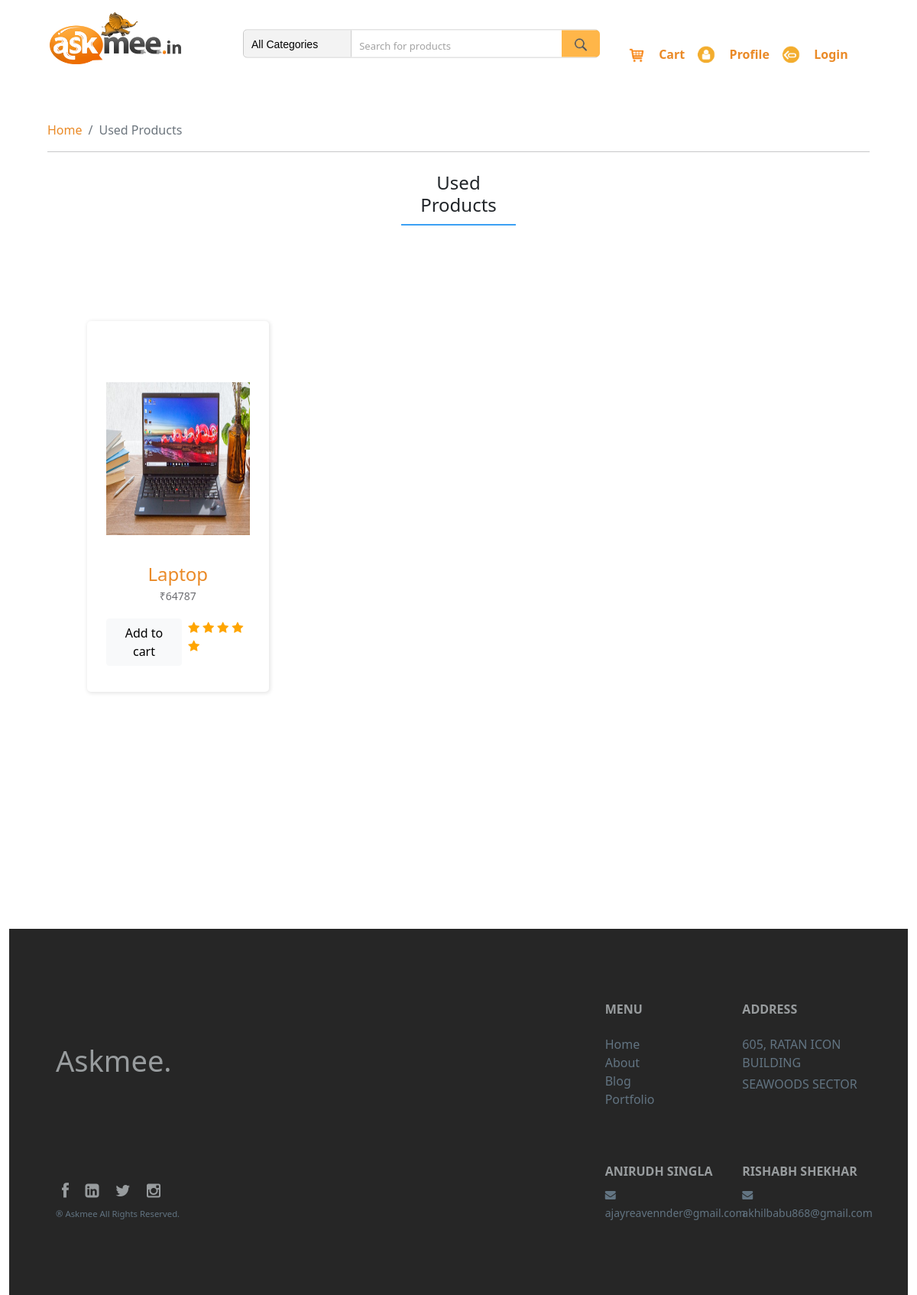
The page /category/view/5 on the database its author committed.
### tables this page shows
CREATE TABLE `as_product_master` (
  `id` bigint(20) NOT NULL,
  `product_name` varchar(90) NOT NULL,
  `category_id` bigint(20) NOT NULL
);

CREATE TABLE `as_categories` (
  `c_id` bigint(20) NOT NULL,
  `category_name` varchar(60) NOT NULL,
  `category_url` varchar(255) NOT NULL,
  `c_status` int(3) NOT NULL DEFAULT 1 COMMENT '1 = Active, 0 = Inactive'
);

CREATE TABLE `as_products` (
  `p_id` bigint(20) NOT NULL,
  `master_product_id` bigint(20) NOT NULL,
  `vendor_id` bigint(20) UNSIGNED NOT NULL,
  `actual_price` float NOT NULL,
  `offer_price` float NOT NULL,
  `description` longtext NOT NULL,
  `quantity` bigint(10) NOT NULL,
  `product_status` int(1) NOT NULL DEFAULT 1 COMMENT '1= Active, 0= Inactive'
);

CREATE TABLE `as_product_images` (
  `id` bigint(20) NOT NULL,
  `product_id` bigint(20) NOT NULL,
  `image_url` varchar(60) NOT NULL
);

### application/controllers/Category.php (called while the page is built, shortened)
<?php
class Category extends CI_Controller {
    function __construct()
    {
        $this->load->model('productlist_model');
    }
    public function view($page){
        $category_products = $this->productlist_model->get_category_data($page);
        $data['products'] = $category_products;
        $this->load->view('templates/header');
		$this->load->view('product_list', $data);
		$this->load->view('templates/footer');
    }
}

### index.php (called while the page is built, shortened)
<?php
require_once BASEPATH.'core/CodeIgniter.php';

### application/models/Productlist_model.php (called while the page is built, shortened)
<?php
class Productlist_model extends CI_Model{
    function get_category_data($c_id){
        $this->db->reset_query();
        $this->db->select('*');
        $this->db->from('as_product_master');
        $this->db->where('as_product_master.category_id', $c_id);
        $this->db->join('as_products', 'master_product_id = id AND product_status = 1', 'left');
        $this->db->select('p_id, product_name, category_id, actual_price, offer_price, description, quantity, product_status, category_name');
        $this->db->join('as_categories', 'c_id = category_id');
        $query = $this->db->get()->result_array();
        if(count($query) > 0){
          foreach($query as $i=>$product) {
            $this->db->where('product_id', $product['p_id']);
            $images_query = $this->db->get('as_product_images')->result_array();
            $query[$i]['product_images'] = $images_query;
          }
        }
        else{
           $this->db->reset_query();
        $this->db->select('*');
        $this->db->where('c_id', $c_id);
        $query_1 = $this->db->get('as_categories')->result_array();
           $query[0]['category_name'] = $query_1[0]['category_name'];
        }
        return $query;
    }
}
?>

### application/views/product_list.php (the view, shortened to what this page needs)
<div class="container-fluid">
        <div class="col-sm-12 col-md-12 col-lg-12 content-area  ">
            <nav aria-label="breadcrumb">
                <ol class="breadcrumb">
                    <li class="breadcrumb-item"><a href="<?php echo base_url(''); ?>">Home</a></li>
                    <li class="breadcrumb-item active" aria-current="page"><?php echo $products[0]['category_name'];  ?></li>
                </ol>
            </nav>
            <hr>
            <h4 class="page-title"><?php echo $products[0]['category_name']; ?></h4>
        </div>
<?php
$count = 0;
?>
        <div class="row product-list">
        <?php
        if(isset($products[0]['p_id'])){
        foreach($products as $product) {
            if($count % 4 == 0){
                echo('<div class="row product-list">');
            }
        ?>
            <div class="col-md-3">
                <div class="bbb_deals">
                    <div class="ribbon ribbon-top-right"></div>
                    <div class="bbb_deals_slider_container">
                        <div class=" bbb_deals_item">
                            <div class="bbb_deals_image"><img
                                    src="<?php echo base_url('./assets/images/newproducts/'.$product['p_id'].'/'.$product['product_images'][0]['image_url']); ?>"
                                    alt="" width=200 height=200></div>
                            <div class="bbb_deals_content">
                                <div class="text-center">
                                    <div class="bbb_deals_item_name">
                                        <a href="<?php echo base_url('product/view/'.$product['p_id']); ?>" class="product-link"> <?php echo $product['product_name']; ?></a>
                                    </div>
                                    <div class="bbb_deals_item_price ml-auto">₹<?php echo $product['offer_price']; ?></div>
                                </div>
                                <div class="available">
                                    <div class="available_line d-flex flex-row justify-content-start">
                                        <a href="#" class="btn btn-light">Add to cart</a>&nbsp;&nbsp;
                                        <div class="sold_stars ml-auto"> <i class="fa fa-star"></i> <i
                                                class="fa fa-star"></i> <i class="fa fa-star"></i> <i
                                                class="fa fa-star"></i> <i class="fa fa-star"></i> </div>
                                    </div>
                                </div>
                            </div>
                        </div>
                    </div>
                </div>
            </div>
            <?php
            $count++;
        }
        }
        ?>
    </div>
    </div>

### assets/assets/css/style.css (style rules this page uses)
.content-area { padding: 50px; }
.page-title { text-align: center; content: ''; width: 150px; display: block; text-align: center; border-bottom: 2px solid #3ba0f4; margin: 15px auto 15px; padding: 10px; }
.ribbon { width: 150px; height: 150px; overflow: hidden; position: absolute }
.ribbon-top-right { top: -10px; right: -10px }
.ribbon-top-right::before, .ribbon-top-right::after { border-top-color: transparent; border-right-color: transparent }
.ribbon-top-right::before { top: 0; left: 17px }
.ribbon-top-right::after { bottom: 17px; right: 0 }
.sold_stars i { color: orange }
div { display: block; position: relative; -webkit-box-sizing: border-box; -moz-box-sizing: border-box; box-sizing: border-box }
.bbb_deals { width: 100%; margin-right: 7%; padding-top: 80px; padding-left: 25px; padding-right: 25px; padding-bottom: 34px; box-shadow: 1px 1px 5px 1px rgba(0, 0, 0, 0.1); border-radius: 5px; margin: 20px 0px; background: #fff; }
.bbb_deals_slider_container { width: 100% }
.bbb_deals_item { width: 100% !important }
.bbb_deals_image { width: 100% }
.bbb_deals_image img { width: 100% }
.bbb_deals_content { margin-top: 33px }
.bbb_deals_item_name { font-size: 24px; font-weight: 400; color: #000000 }
.bbb_deals_item_price { font-size: 14px; font-weight: 500; color: #6d6e73 }
.available { margin-top: 19px }
.product-list { padding: 20px; margin-left: 25px; margin-right: 25px; }
.product-link { text-decoration: none; }
a { text-decoration: none !important; color: #ea8a27; }

### rows shown on the page
as_product_master: category.category_name "Used Products", as_products.p_id (picture), product_name "Laptop", as_products.offer_price "64787"
